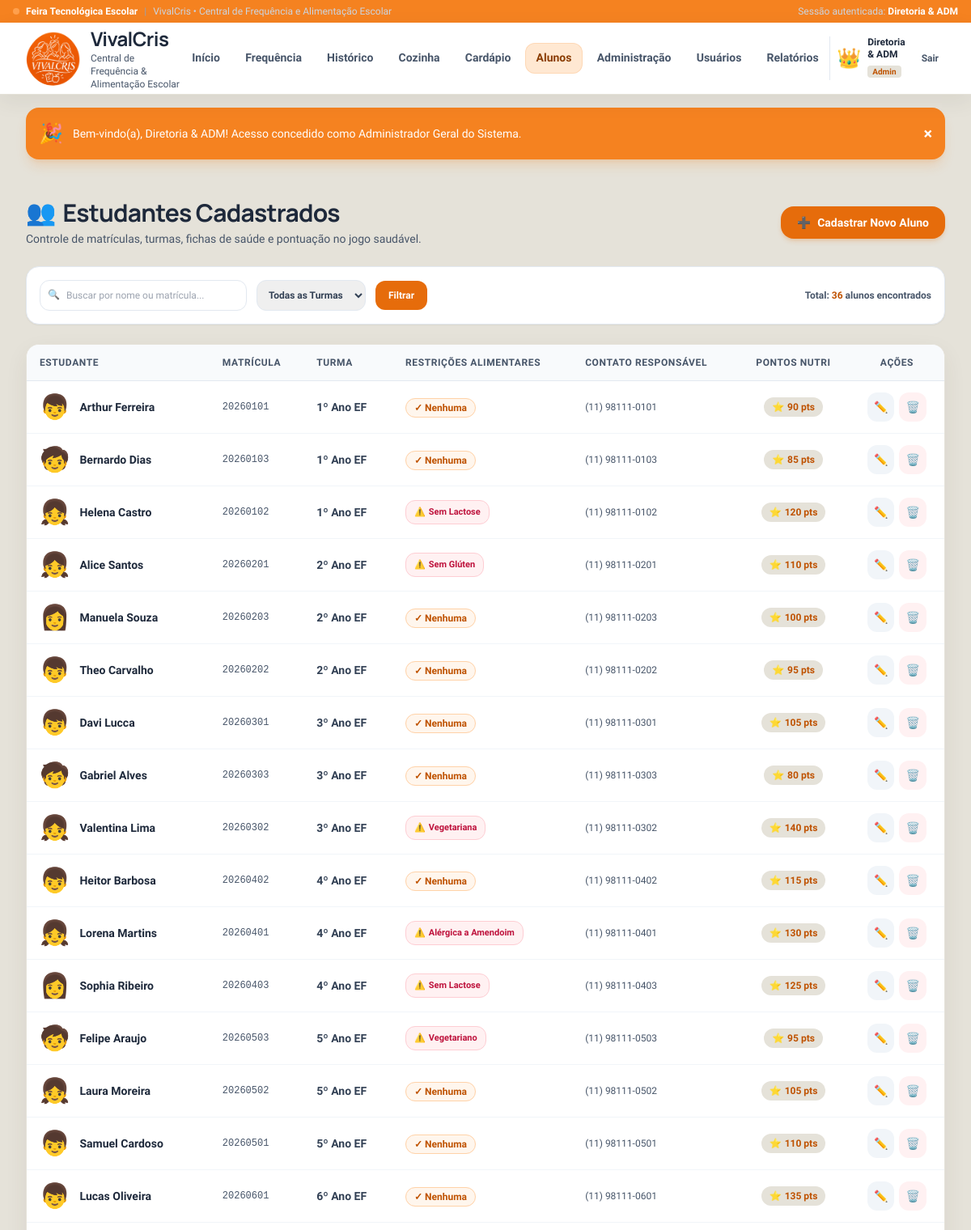
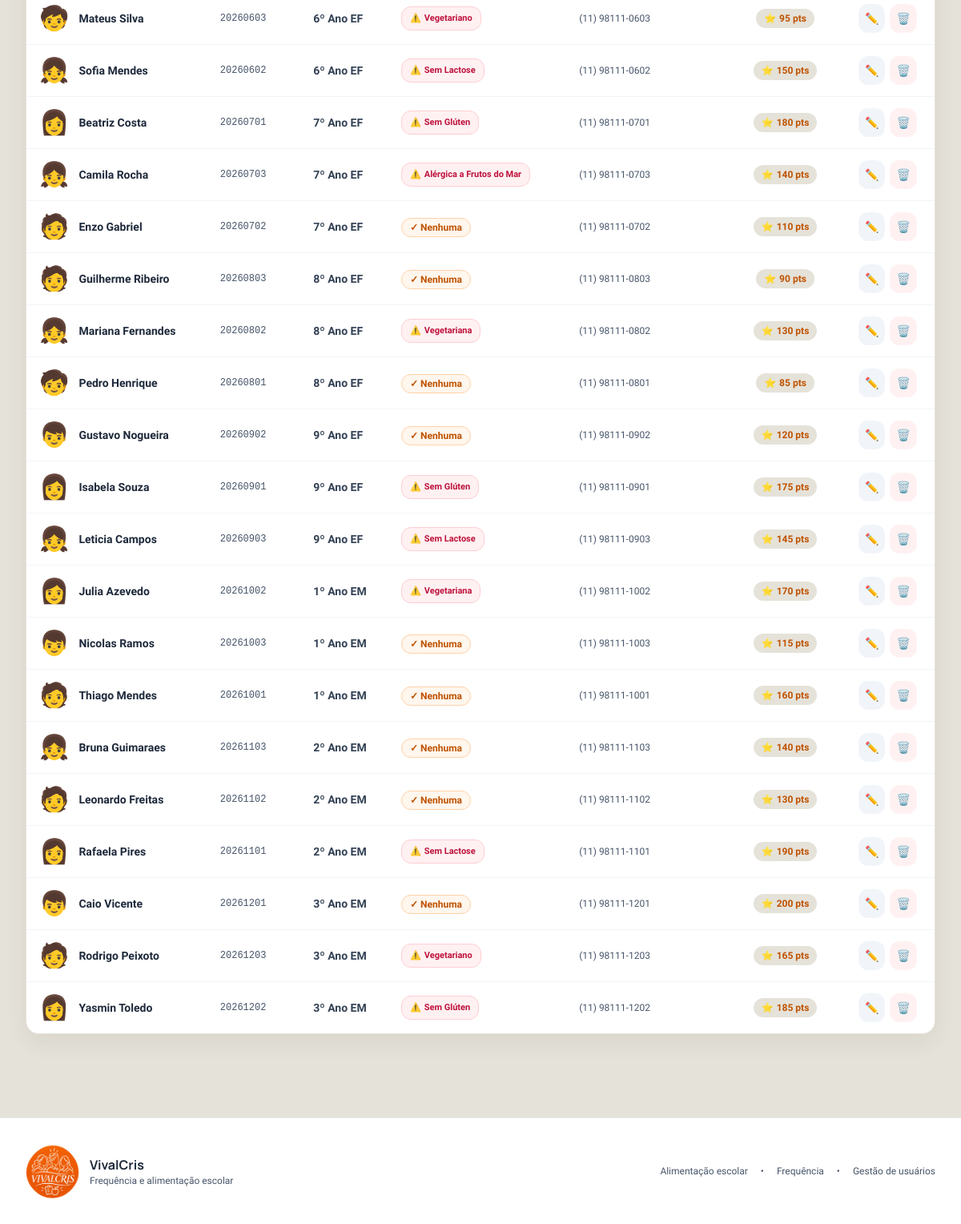
The app's page /public/alunos (signed in) with its own data (2 pictures, top to bottom).
### tables this page shows
CREATE TABLE `alunos` (
    `id` INT AUTO_INCREMENT PRIMARY KEY,
    `nome` VARCHAR(150) NOT NULL,
    `matricula` VARCHAR(50) NOT NULL UNIQUE,
    `turma` VARCHAR(50) NOT NULL,
    `avatar` VARCHAR(10) NOT NULL DEFAULT '👦',
    `restricoes` VARCHAR(255) DEFAULT 'Nenhuma',
    `telefone_responsavel` VARCHAR(30) DEFAULT NULL,
    `pontos_nutri` INT DEFAULT 50,
    `created_at` TIMESTAMP DEFAULT CURRENT_TIMESTAMP
);

### core/Controller.php (called while the page is built, shortened)
<?php
class Controller {
    protected function view(string $viewPath, array $data = []): void {
        extract($data);
        $viewFile = __DIR__ . "/../app/Views/{$viewPath}.php";
        require_once $viewFile;
    }
}

### app/Controllers/AlunosController.php (called while the page is built, shortened)
<?php
class AlunosController extends Controller {
    public function index(): void {
        $turma = $_GET['turma'] ?? 'todas';
        $busca = trim($_GET['busca'] ?? '');
        $turmas = Aluno::getTurmas();
        $alunos = (!empty($turma) && $turma !== 'todas') ? Aluno::getByTurma($turma) : Aluno::all();
        $this->view('alunos/index', [
            'alunos' => $alunos,
            'turmas' => $turmas,
            'turmaSelecionada' => $turma,
            'busca' => $busca,
            'total' => count($alunos)
        ]);
    }
}

### core/Router.php (called while the page is built, shortened)
<?php
class Router {
    private static array $routes = [];
    public static function get(string $path, string $handler, ?array $roles = null): void {
        self::$routes['GET'][$path] = $handler;
    }
    public static function post(string $path, string $handler, ?array $roles = null): void {
        self::$routes['POST'][$path] = $handler;
    }
    public static function dispatch(): void {
        $method = strtoupper($_SERVER['REQUEST_METHOD'] ?? 'GET');
        $uri = self::resolveUri();
        $uri = '/' . trim($uri, '/');
        self::executeHandler(self::$routes[$method][$uri]);
    }
    private static function resolveUri(): string {
        $requestUri = parse_url($_SERVER['REQUEST_URI'] ?? '/', PHP_URL_PATH);
        $requestUri = is_string($requestUri) ? $requestUri : '/';
        $scriptName = $_SERVER['SCRIPT_NAME'] ?? '';
        $basePath = dirname($scriptName);
        if ($basePath !== '/' && $basePath !== '\\' && strpos($requestUri, $basePath . '/') === 0) {
            $requestUri = substr($requestUri, strlen($basePath));
        }
        return $requestUri === '' ? '/' : $requestUri;
    }
    private static function executeHandler(string $handler): void {
        [$controllerName, $action] = explode('@', $handler);
        $controller = new $fullControllerClass();
        $controller->$action();
    }
}

### public/index.php (called while the page is built, shortened)
<?php
require_once __DIR__ . '/../core/helpers.php';
Router::dispatch();

### core/helpers.php (called while the page is built, shortened)
<?php
if (!function_exists('base_url')) {
    function base_url(): string {
        $scriptName = $_SERVER['SCRIPT_NAME'] ?? '';
        $base = dirname($scriptName);
        return rtrim(str_replace('\\', '/', $base), '/');
    }
}
if (!function_exists('url')) {
    function url(string $path = ''): string {
        $path = ltrim($path, '/');
        $base = base_url();
        return $base ? "{$base}/{$path}" : "/{$path}";
    }
}

### core/Model.php (called while the page is built, shortened)
<?php
abstract class Model {
    protected static ?PDO $db = null;
    protected static function getConnection(): PDO {
        if (self::$db === null) {
            self::$db = Database::getInstance();
        }
        return self::$db;
    }
}

### app/Models/Aluno.php (called while the page is built, shortened)
<?php
class Aluno extends Model {
    public static function all(): array {
        $turmas = self::getTurmas();
        $stmt = self::getConnection()->query("SELECT * FROM alunos");
        $todos = $stmt->fetchAll();
        usort($todos, function($a, $b) use ($turmas) {
            $posA = array_search($a['turma'], $turmas);
            $posB = array_search($b['turma'], $turmas);
            if ($posA !== $posB) {
                return $posA <=> $posB;
            }
            return strcmp($a['nome'], $b['nome']);
        });
        return $todos;
    }
    public static function getTurmas(): array {
        $ordem = [
            '1º Ano EF', '2º Ano EF', '3º Ano EF', '4º Ano EF', '5º Ano EF',
            '6º Ano EF', '7º Ano EF', '8º Ano EF', '9º Ano EF',
            '1º Ano EM', '2º Ano EM', '3º Ano EM'
        ];
        $stmt = self::getConnection()->query("SELECT DISTINCT turma FROM alunos");
        $turmas = $stmt->fetchAll(PDO::FETCH_COLUMN);
        usort($turmas, function($a, $b) use ($ordem) {
            $posA = array_search($a, $ordem);
            $posB = array_search($b, $ordem);
            if ($posA === false && $posB === false) return strcmp($a, $b);
            if ($posA === false) return 1;
            if ($posB === false) return -1;
            return $posA <=> $posB;
        });
        return !empty($turmas) ? $turmas : $ordem;
    }
}

### app/Views/alunos/index.php (the view, shortened to what this page needs)
<?php
require_once __DIR__ . '/../layouts/header.php';
?>
<div class="flex flex-col sm:flex-row sm:items-center justify-between gap-4 mb-6">
    <div>
        <div class="flex items-center gap-2">
            <span class="text-3xl">👥</span>
            <h1 class="text-2xl sm:text-3xl font-brand font-bold text-slate-800">Estudantes Cadastrados</h1>
        </div>
        <p class="text-xs sm:text-sm text-slate-600 mt-1">
            Controle de matrículas, turmas, fichas de saúde e pontuação no jogo saudável.
        </p>
    </div>
    <a href="<?= url('alunos/novo') ?>" class="inline-flex items-center gap-2 bg-emerald-600 hover:bg-emerald-700 text-white font-bold py-2.5 px-5 rounded-2xl shadow-md shadow-emerald-600/20 transition transform hover:scale-105 active:scale-95 text-xs sm:text-sm">
        <span>➕</span> Cadastrar Novo Aluno
    </a>
</div>
<div class="bg-white p-4 rounded-2xl border border-slate-200 shadow-sm mb-6 flex flex-col md:flex-row items-center justify-between gap-3">
    <form method="GET" action="<?= url('alunos') ?>" class="flex flex-wrap items-center gap-3 w-full md:w-auto">
        <div class="relative flex-grow sm:flex-grow-0 sm:w-64">
            <input type="text" name="busca" value="<?= htmlspecialchars($busca) ?>" placeholder="Buscar por nome ou matrícula..."
                   class="w-full text-xs p-2.5 pl-8 rounded-xl border border-slate-200 focus:outline-none focus:ring-2 focus:ring-emerald-500">
            <span class="absolute left-2.5 top-2.5 text-slate-600 text-xs">🔍</span>
        </div>
        <select name="turma" onchange="this.form.submit()" class="text-xs font-semibold p-2.5 rounded-xl border border-slate-200 text-slate-700">
            <option value="todas" <?= ($turmaSelecionada === 'todas') ? 'selected' : '' ?>>Todas as Turmas</option>
        </select>
        <button type="submit" class="p-2.5 px-4 bg-emerald-600 hover:bg-emerald-700 text-white font-bold rounded-xl text-xs transition">
            Filtrar
        </button>
    </form>
    <div class="text-xs font-bold text-slate-600">
        Total: <span class="text-emerald-700 font-bold"><?= $total ?></span> alunos encontrados
    </div>
</div>
<div class="fun-card overflow-hidden">
    <div class="overflow-x-auto">
        <table class="w-full text-left border-collapse">
            <thead>
                <tr class="bg-slate-50 border-b border-slate-200 text-xs font-bold text-slate-600 uppercase tracking-wider">
                    <th class="py-3.5 px-4">Estudante</th>
                    <th class="py-3.5 px-4">Matrícula</th>
                    <th class="py-3.5 px-4">Turma</th>
                    <th class="py-3.5 px-4">Restrições Alimentares</th>
                    <th class="py-3.5 px-4">Contato Responsável</th>
                    <th class="py-3.5 px-4 text-center">Pontos Nutri</th>
                    <th class="py-3.5 px-4 text-center">Ações</th>
                </tr>
            </thead>
            <tbody class="divide-y divide-slate-100 text-sm">
                <?php if (empty($alunos)): ?>
                    <tr>
                        <td colspan="7" class="py-12 text-center text-slate-600">
                            <span class="text-4xl block mb-2">🔍</span>
                            Nenhum aluno encontrado com esses critérios.
                        </td>
                    </tr>
                <?php else: ?>
                    <?php foreach ($alunos as $aluno): ?>
                        <tr class="hover:bg-slate-50/70 transition-colors">
                            <td class="py-3.5 px-4">
                                <div class="flex items-center gap-3">
                                    <span class="text-3xl select-none"><?= $aluno['avatar'] ?></span>
                                    <div>
                                        <p class="font-bold text-slate-800"><?= htmlspecialchars($aluno['nome']) ?></p>
                                    </div>
                                </div>
                            </td>
                            <td class="py-3.5 px-4 font-mono text-xs text-slate-600">
                                <?= htmlspecialchars($aluno['matricula']) ?>
                            </td>
                            <td class="py-3.5 px-4 font-semibold text-slate-700">
                                <?= htmlspecialchars($aluno['turma']) ?>
                            </td>
                            <td class="py-3.5 px-4">
                                <?php if (!empty($aluno['restricoes']) && strtolower($aluno['restricoes']) !== 'nenhuma'): ?>
                                    <span class="inline-flex items-center gap-1 text-[11px] font-bold px-2.5 py-1 rounded-xl bg-rose-50 text-rose-700 border border-rose-200">
                                        <span>⚠️</span> <?= htmlspecialchars($aluno['restricoes']) ?>
                                    </span>
                                <?php else: ?>
                                    <span class="text-xs text-emerald-700 font-semibold bg-emerald-50 px-2.5 py-1 rounded-xl border border-emerald-200">
                                        ✓ Nenhuma
                                    </span>
                                <?php endif; ?>
                            </td>
                            <td class="py-3.5 px-4 text-xs text-slate-600">
                                <?= !empty($aluno['telefone_responsavel']) ? htmlspecialchars($aluno['telefone_responsavel']) : '<span class="text-slate-600">Não informado</span>' ?>
                            </td>
                            <td class="py-3.5 px-4 text-center">
                                <span class="inline-flex items-center gap-1 font-bold text-xs text-amber-700 bg-amber-100 px-2.5 py-1 rounded-full">
                                    <span>⭐</span> <?= $aluno['pontos_nutri'] ?? 50 ?> pts
                                </span>
                            </td>
                            <td class="py-3.5 px-4 text-center">
                                <div class="flex items-center justify-center gap-1.5">
                                    <a href="<?= url('alunos/editar?id=' . $aluno['id']) ?>"
                                       class="p-2 rounded-xl bg-slate-100 hover:bg-slate-200 text-slate-700 transition"
                                       title="Editar dados">
                                        ✏️
                                    </a>
                                    <form method="POST" action="<?= url('alunos/excluir') ?>" onsubmit="return confirm('Deseja realmente excluir este aluno do sistema?');">
                                        <button type="submit" class="p-2 rounded-xl bg-rose-50 hover:bg-rose-100 text-rose-600 transition" title="Excluir aluno">
                                            🗑️
                                        </button>
                                    </form>
                                </div>
                            </td>
                        </tr>
                    <?php endforeach; ?>
                <?php endif; ?>
            </tbody>
        </table>
    </div>
</div>
<?php require_once __DIR__ . '/../layouts/footer.php'; ?>

### public/css/style.css (style rules this page uses)
.fun-card { background: #ffffff; border-radius: 0.5rem; border: 1px solid #e2e8f0; box-shadow: 0 1px 3px rgba(15, 23, 42, 0.05); transition: box-shadow 0.18s ease, border-color 0.18s ease; }
.app-body { background: #f4f7f5; font-family: 'Source Sans 3', sans-serif; }
:root { --vival-white: #ffffff; --vival-peach: #ffb56b; --vival-orange: #f58220; --vival-sand: #e5e2d9; --vival-ink: #413a31; --vival-muted: #756d62; }
.app-body { background: var(--vival-sand); color: var(--vival-ink); }
.fun-card { border-color: var(--vival-sand); }
:root { --vival-radius-control: 0.75rem; --vival-radius-card: 1rem; --vival-radius-panel: 1.25rem; --vival-shadow-card: 0 10px 28px rgba(65, 58, 49, 0.07); --vival-shadow-hover: 0 16px 36px rgba(65, 58, 49, 0.11); --vival-focus-ring: 0 0 0 4px rgba(245, 130, 32, 0.18); }
html { scroll-behavior: smooth; }
body.app-body { background-color: var(--vival-sand); font-family: 'Source Sans 3', sans-serif; font-size: 1rem; line-height: 1.55; -webkit-font-smoothing: antialiased; text-rendering: optimizeLegibility; }
.app-body h1, .app-body h2, .app-body h3, .app-body h4 { font-family: Manrope, sans-serif; letter-spacing: -0.025em; text-wrap: balance; }
.fun-card, .dashboard-panel, .dashboard-stat, .users-panel, .auth-panel, .menu-manager, .menu-editor, .menu-copy, .menu-day-card, .menu-guidance, .today-menu-banner, .report-panel, .report-kpi { border-radius: var(--vival-radius-card); box-shadow: var(--vival-shadow-card); }
.fun-card, .dashboard-panel, .dashboard-stat, .menu-day-card { transition: transform 180ms ease, box-shadow 180ms ease, border-color 180ms ease; }

### records on screen
alunos: avatar "👦", nome "Arthur Ferreira", matricula "20260101", turma "1º Ano EF", restricoes "✓ Nenhuma", telefone_responsavel "(11) 98111-0101", pontos_nutri "90"
alunos: avatar "🧒", nome "Bernardo Dias", matricula "20260103", turma "1º Ano EF", restricoes "✓ Nenhuma", telefone_responsavel "(11) 98111-0103", pontos_nutri "85"
alunos: avatar "👧", nome "Helena Castro", matricula "20260102", turma "1º Ano EF", restricoes "Sem Lactose", telefone_responsavel "(11) 98111-0102", pontos_nutri "120"
alunos: avatar "👧", nome "Alice Santos", matricula "20260201", turma "2º Ano EF", restricoes "Sem Glúten", telefone_responsavel "(11) 98111-0201", pontos_nutri "110"
alunos: avatar "👩", nome "Manuela Souza", matricula "20260203", turma "2º Ano EF", restricoes "✓ Nenhuma", telefone_responsavel "(11) 98111-0203", pontos_nutri "100"
alunos: avatar "👦", nome "Theo Carvalho", matricula "20260202", turma "2º Ano EF", restricoes "✓ Nenhuma", telefone_responsavel "(11) 98111-0202", pontos_nutri "95"
alunos: avatar "👦", nome "Davi Lucca", matricula "20260301", turma "3º Ano EF", restricoes "✓ Nenhuma", telefone_responsavel "(11) 98111-0301", pontos_nutri "105"
alunos: avatar "🧒", nome "Gabriel Alves", matricula "20260303", turma "3º Ano EF", restricoes "✓ Nenhuma", telefone_responsavel "(11) 98111-0303", pontos_nutri "80"
alunos: avatar "👧", nome "Valentina Lima", matricula "20260302", turma "3º Ano EF", restricoes "Vegetariana", telefone_responsavel "(11) 98111-0302", pontos_nutri "140"
alunos: avatar "👦", nome "Heitor Barbosa", matricula "20260402", turma "4º Ano EF", restricoes "✓ Nenhuma", telefone_responsavel "(11) 98111-0402", pontos_nutri "115"
alunos: avatar "👧", nome "Lorena Martins", matricula "20260401", turma "4º Ano EF", restricoes "Alérgica a Amendoim", telefone_responsavel "(11) 98111-0401", pontos_nutri "130"
alunos: avatar "👩", nome "Sophia Ribeiro", matricula "20260403", turma "4º Ano EF", restricoes "Sem Lactose", telefone_responsavel "(11) 98111-0403", pontos_nutri "125"
alunos: avatar "🧒", nome "Felipe Araujo", matricula "20260503", turma "5º Ano EF", restricoes "Vegetariano", telefone_responsavel "(11) 98111-0503", pontos_nutri "95"
alunos: avatar "👧", nome "Laura Moreira", matricula "20260502", turma "5º Ano EF", restricoes "✓ Nenhuma", telefone_responsavel "(11) 98111-0502", pontos_nutri "105"
alunos: avatar "👦", nome "Samuel Cardoso", matricula "20260501", turma "5º Ano EF", restricoes "✓ Nenhuma", telefone_responsavel "(11) 98111-0501", pontos_nutri "110"
alunos: avatar "👦", nome "Lucas Oliveira", matricula "20260601", turma "6º Ano EF", restricoes "✓ Nenhuma", telefone_responsavel "(11) 98111-0601", pontos_nutri "135"
alunos: avatar "🧒", nome "Mateus Silva", matricula "20260603", turma "6º Ano EF", restricoes "Vegetariano", telefone_responsavel "(11) 98111-0603", pontos_nutri "95"
alunos: avatar "👧", nome "Sofia Mendes", matricula "20260602", turma "6º Ano EF", restricoes "Sem Lactose", telefone_responsavel "(11) 98111-0602", pontos_nutri "150"
alunos: avatar "👩", nome "Beatriz Costa", matricula "20260701", turma "7º Ano EF", restricoes "Sem Glúten", telefone_responsavel "(11) 98111-0701", pontos_nutri "180"
alunos: avatar "👧", nome "Camila Rocha", matricula "20260703", turma "7º Ano EF", restricoes "Alérgica a Frutos do Mar", telefone_responsavel "(11) 98111-0703", pontos_nutri "140"
alunos: avatar "🧑", nome "Enzo Gabriel", matricula "20260702", turma "7º Ano EF", restricoes "✓ Nenhuma", telefone_responsavel "(11) 98111-0702", pontos_nutri "110"
alunos: avatar "🧑", nome "Guilherme Ribeiro", matricula "20260803", turma "8º Ano EF", restricoes "✓ Nenhuma", telefone_responsavel "(11) 98111-0803", pontos_nutri "90"
alunos: avatar "👧", nome "Mariana Fernandes", matricula "20260802", turma "8º Ano EF", restricoes "Vegetariana", telefone_responsavel "(11) 98111-0802", pontos_nutri "130"
alunos: avatar "🧒", nome "Pedro Henrique", matricula "20260801", turma "8º Ano EF", restricoes "✓ Nenhuma", telefone_responsavel "(11) 98111-0801", pontos_nutri "85"
alunos: avatar "👦", nome "Gustavo Nogueira", matricula "20260902", turma "9º Ano EF", restricoes "✓ Nenhuma", telefone_responsavel "(11) 98111-0902", pontos_nutri "120"
alunos: avatar "👩", nome "Isabela Souza", matricula "20260901", turma "9º Ano EF", restricoes "Sem Glúten", telefone_responsavel "(11) 98111-0901", pontos_nutri "175"
alunos: avatar "👧", nome "Leticia Campos", matricula "20260903", turma "9º Ano EF", restricoes "Sem Lactose", telefone_responsavel "(11) 98111-0903", pontos_nutri "145"
alunos: avatar "👩", nome "Julia Azevedo", matricula "20261002", turma "1º Ano EM", restricoes "Vegetariana", telefone_responsavel "(11) 98111-1002", pontos_nutri "170"
alunos: avatar "👦", nome "Nicolas Ramos", matricula "20261003", turma "1º Ano EM", restricoes "✓ Nenhuma", telefone_responsavel "(11) 98111-1003", pontos_nutri "115"
alunos: avatar "🧑", nome "Thiago Mendes", matricula "20261001", turma "1º Ano EM", restricoes "✓ Nenhuma", telefone_responsavel "(11) 98111-1001", pontos_nutri "160"
alunos: avatar "👧", nome "Bruna Guimaraes", matricula "20261103", turma "2º Ano EM", restricoes "✓ Nenhuma", telefone_responsavel "(11) 98111-1103", pontos_nutri "140"
alunos: avatar "🧑", nome "Leonardo Freitas", matricula "20261102", turma "2º Ano EM", restricoes "✓ Nenhuma", telefone_responsavel "(11) 98111-1102", pontos_nutri "130"
alunos: avatar "👩", nome "Rafaela Pires", matricula "20261101", turma "2º Ano EM", restricoes "Sem Lactose", telefone_responsavel "(11) 98111-1101", pontos_nutri "190"
alunos: avatar "👦", nome "Caio Vicente", matricula "20261201", turma "3º Ano EM", restricoes "✓ Nenhuma", telefone_responsavel "(11) 98111-1201", pontos_nutri "200"
alunos: avatar "🧑", nome "Rodrigo Peixoto", matricula "20261203", turma "3º Ano EM", restricoes "Vegetariano", telefone_responsavel "(11) 98111-1203", pontos_nutri "165"
alunos: avatar "👩", nome "Yasmin Toledo", matricula "20261202", turma "3º Ano EM", restricoes "Sem Glúten", telefone_responsavel "(11) 98111-1202", pontos_nutri "185"

### other values on screen
$usuarioLogado['nome'] "Diretoria & ADM"
$usuarioLogado['avatar'] "👑"
$usuarioLogado['perfil'] "Admin"
$_SESSION['flash_success'] "Bem-vindo(a), Diretoria & ADM! Acesso concedido como Administrador Geral do Sistema."
$total "36"
